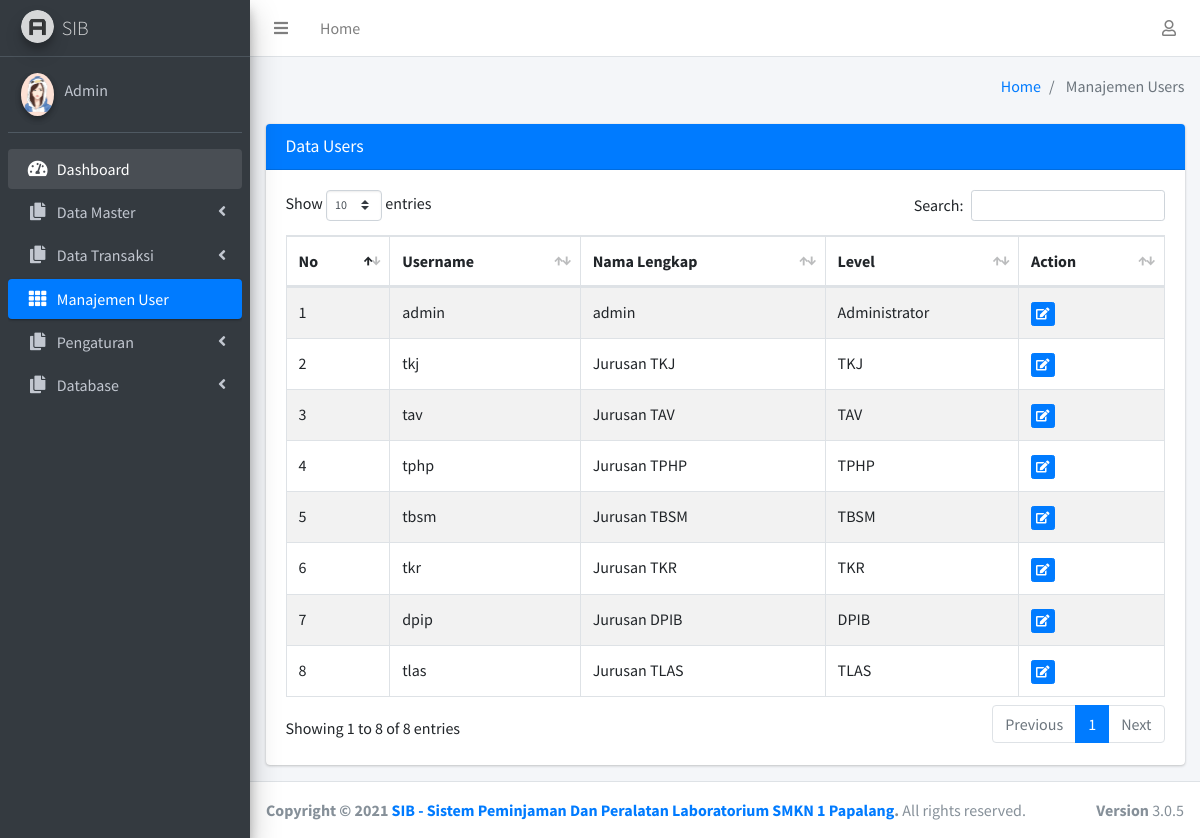
The app's page /admin/users (signed in) with its own data.
### tables this page shows
CREATE TABLE `user` (
  `user_id` char(4) NOT NULL,
  `username` varchar(100) NOT NULL,
  `password` varchar(100) NOT NULL,
  `nama_lengkap` varchar(100) NOT NULL,
  `level` enum('Administrator','Sapras','TKJ','TAV','TPHP','TBSM','TKR','TLAS','DPIB') NOT NULL,
  `gambar` varchar(100) NOT NULL
);

### admin/users.php (the view, shortened to what this page needs)
<?php
include "global_header.php";
$query = $koneksi->query("SELECT * FROM user");
?>
<div class="content">
    <div class="container-fluid">
        <div class="row">
            <div class="col-lg-12">
                <div class="card card-primary">
                    <div class="card-header">
                        <h3 class="card-title">Data Users</h3>
                    </div>
                    <div class="card-body">
                        <table id="example1" class="table table-bordered table-striped">
                            <thead>
                                <tr>
                                    <th>No</th>
                                    <th>Username</th>
                                    <th>Nama Lengkap</th>
                                    <th>Level</th>
                                    <th>Action</th>
                                </tr>
                            </thead>
                            <tbody>
                                <?php
                        $nomor_urut = 1;
                        foreach ($query as $data) : ?>
                                <tr>
                                    <td><?= $nomor_urut; ?></td>
                                    <td><?= $data['username']; ?></td>
                                    <td><?= $data['nama_lengkap']; ?></td>
                                    <td><?= $data['level']; ?></td>
                                    <td>
                                        <a href="updateuser?id=<?= $data['user_id'];?>"
                                            class="btn btn-primary btn-xs"><i class="fa fa-edit"></i></a>
                                    </td>
                                </tr>
                                <?php $nomor_urut++; endforeach; ?>
                            </tbody>
                        </table>
                    </div>
                </div>
            </div>
        </div>
    </div>
</div>
</div>
<?php include "global_footer.php"; ?>

### records on screen
user: username "admin", nama_lengkap "admin", level "Administrator"
user: username "tkj", nama_lengkap "Jurusan TKJ", level "TKJ"
user: username "tav", nama_lengkap "Jurusan TAV", level "TAV"
user: username "tphp", nama_lengkap "Jurusan TPHP", level "TPHP"
user: username "tbsm", nama_lengkap "Jurusan TBSM", level "TBSM"
user: username "tkr", nama_lengkap "Jurusan TKR", level "TKR"
user: username "dpip", nama_lengkap "Jurusan DPIB", level "DPIB"
user: username "tlas", nama_lengkap "Jurusan TLAS", level "TLAS"

### other values on screen
$_SESSION['nama_lengkap'] "Admin"
$halaman "Manajemen Users"
